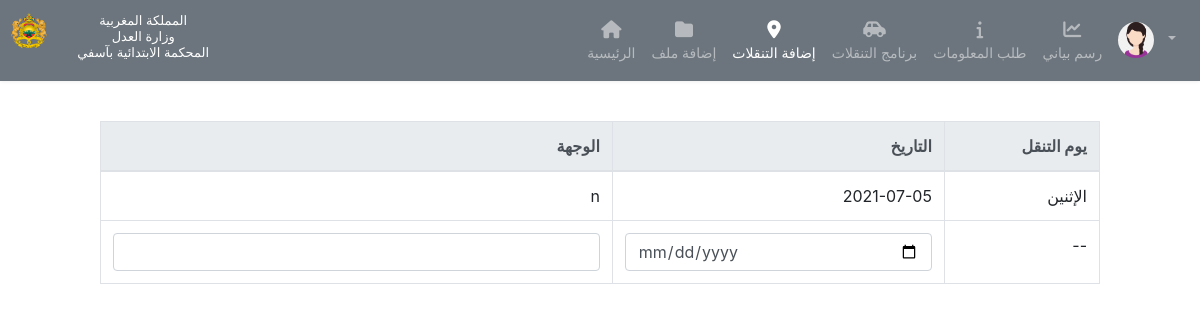
The app's page /AjouteTransfert.php?T=1 (signed in) with its own data.
### tables this page shows
CREATE TABLE IF NOT EXISTS `user` (
  `MATRICULE` varchar(250) NOT NULL,
  `NOM` varchar(250) DEFAULT NULL,
  `PRENOM` varchar(250) DEFAULT NULL,
  `IMAGE` varchar(250) NOT NULL,
  `PROFIL` varchar(250) NOT NULL,
  `PASSWORD` varchar(250) DEFAULT NULL,
  PRIMARY KEY (`MATRICULE`)
);

CREATE TABLE IF NOT EXISTS `prog_transfert_global` (
  `ID_PROG` int(11) NOT NULL AUTO_INCREMENT,
  `DATE_T` date NOT NULL,
  `DAY_T` varchar(250) NOT NULL,
  `DESTINATION` varchar(250) NOT NULL,
  PRIMARY KEY (`ID_PROG`)
);

### AjouteTransfert.php (the view, shortened to what this page needs)
<?php session_start();
$serveur="localhost";
          $login="root";
          $pass="";
          try{
            $connexion = new PDO("mysql:host=$serveur;dbname=dossier",$login,$pass,array(PDO::MYSQL_ATTR_INIT_COMMAND => 'SET NAMES utf8'));
            $connexion->setattribute(PDO::ATTR_ERRMODE,PDO::ERRMODE_EXCEPTION);
      if (isset($_SESSION['mat'])) {
          $mat=$_SESSION['mat'];
            $r0=$connexion->prepare("
                  SELECT NOM,PRENOM,IMAGE FROM USER WHERE MATRICULE='$mat'");
            $r0->execute();
            $r0=$r0->fetchall();
     }else{
          exit("Echec") ;
      }
?>
<!DOCTYPE html>
<html>
<head>
  <link rel="stylesheet" type="text/css" href="css/stylenav.css">
  <link rel="stylesheet" type="text/css" href="bootstrap-4.3.1-dist/css/bootstrap.min.css">
</head>
<body>
<nav class="navbar navbar-expand-xl navbar-dark">
  <a class="navbar-brand" >
      <div class="form-row">
      <img src="image/icone.svg" width="30" height="30" class="d-inline-block align-top">&nbsp; &nbsp;
        <div style="text-align: center; font-size: 13px; line-height: 1%; margin-top: 7px; color: white;">
          <p>المملكة المغربية </p>
          <p>وزارة العدل</p>
          <p>المحكمة الابتدائية بآسفي</p>
        </div>
      </div>
    </a>
  <div id="navbarCollapse" class="collapse navbar-collapse justify-content-start">
    <div class="navbar-nav ml-auto">
      <a href="profiluser.php" class="nav-item nav-link"><i class="fa fa-home"></i><span>الرئيسية</span></a>
      <a href="AjouteDos.php" class="nav-item nav-link"><i class="fa fa-folder"></i><span>إضافة ملف</span></a>
      <a href="AjouteTransfert.php" class="nav-item nav-link  active"><i class="fas fa-map-marker-alt"></i><span>إضافة التنقلات</span></a>
      <a href="Progtransfert.php" class="nav-item nav-link"><i class="fas fa-car-side"></i><span>برنامج التنقلات</span></a>
      <a href="Demandeinfo.php" class="nav-item nav-link"><i class="fa fa-info"></i><span>طلب المعلومات</span></a>
      <a href="graphe.php" class="nav-item nav-link"><i class="fa fa-line-chart"></i><span>رسم بياني</span></a>
      <div class="nav-item dropdown">
        <a href="#" data-toggle="dropdown" class="nav-item nav-link dropdown-toggle user-action"><img src="<?php echo $r0[0][2]; ?>" class="avatar" alt="Avatar"></a>
      </div>
    </div>
  </div>
</nav>
<br>
<center>
  <?php
            $requete1=$connexion->prepare("
                  SELECT DATE_T, DAY_T, DESTINATION FROM prog_transfert_global");
            $requete1->execute();
            $requete1=$requete1->fetchall();
                ?>
  <table class="table  table-bordered col-10" lang="ar" dir="rtl">
  <thead class="thead-light">
    <tr>
      <th scope="col">يوم التنقل</th>
      <th scope="col">التاريخ</th>
      <th scope="col">الوجهة</th>
    </tr>
  </thead>
  <tbody>
    <?php
    if (count($requete1)>0 && isset($_GET['T'])) {
      $i = count($requete1)-1;
        echo '<tr>
                <td>'.$requete1[$i][1].'</td>
                <td>'.$requete1[$i][0].'</td>
                <td>'.$requete1[$i][2].'</td>
              </tr>';
    }
    ?>
    <tr>
      <form id="formulaire" method="POST" action="addtransfertGlob.php">
        <td>--</td>
        <td><input name="dateT" class="form-control" type="date"></input></td>
        <td><input name="destination" class="form-control" type="text"></input></td>
      </form>
    </tr>
  </tbody>
</table>
</center>
</body>
<?php
    }catch(PDOEXEPTION $e){
        echo'echec:'.$e->get_message();
    }
?>
</body>
</html>

### css/stylenav.css (style rules this page uses)
.navbar { color: #fff; background: #6c757d !important; padding: 5px 16px; border-radius: 0; border: none; box-shadow: 0 0 4px rgba(0,0,0,.1); }
.navbar img { border-radius: 50%; width: 36px; height: 36px; margin-right: 10px; }
.navbar .navbar-brand { color: #efe5ff; padding-left: 0; padding-right: 50px; font-size: 24px; }
.navbar .nav-item i { font-size: 18px; }
.navbar .nav-item span { position: relative; top: 3px; }
.navbar .navbar-nav > a { color: #efe5ff; padding: 8px 15px; font-size: 14px; }
.navbar .navbar-nav > a > i { display: block; text-align: center; }
.navbar .navbar-nav .user-action { padding: 9px 15px; font-size: 15px; }

### records on screen
user: IMAGE (picture)
prog_transfert_global: DAY_T "الإثنين", DATE_T "2021-07-05", DESTINATION "n"
